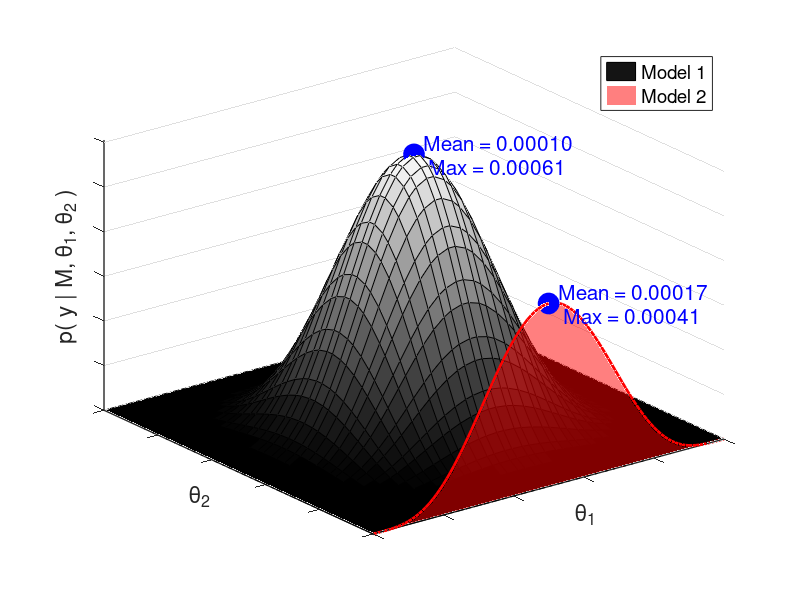

This chart was generated by the following MATLAB code:
% Script illustrating the concept of model evidence used in Bayesian Model
% Selection
% 
% Maxime Maheu, 2016

% Precision of the grid
xgrid = 0:0.01:1;
subgrid = round(linspace(1,numel(xgrid),40));

% Widths
lw1 = 4;
lw2 = 2;

% Sizes
fontsize = 15;
marksize = 8;

% Colors
cols  = lines(2);
lgray = repmat(200 / 255, 1, 3);
dgray = repmat(128 / 255, 1, 3);

% Create distributions that will be used as likelihood proxi
y1 = betapdf(xgrid, 5, 5);
y2 = betapdf(xgrid, 5, 5);
y3 = repmat(y1', 1, numel(y2)) .* repmat(y2, numel(y1), 1);

% Normalize distributions
y3 = y3 ./ sum(y3(:));
y2 = y2 ./ (sum(y2(:)).*60);

figure; lgd = NaN(1,2);

% Plot the likelihood of the complex model
lgd(1) = surf(xgrid(subgrid), xgrid(subgrid), y3(subgrid,subgrid), 'EdgeColor', 'k');
hold('on'); colormap(gray);

% Plot the likelihood of the simple model
plot3(xgrid, zeros(1,numel(y2)), y2, 'r-', 'LineWidth', lw2);
lgd(2) = fill3(xgrid, zeros(1,numel(y2)), y2, 'k', ...
    'EdgeColor', 'None', 'FaceColor', 'r', 'FaceAlpha', 0.5);

% Plot the maxima and their values
plot3(0.5, 0.5, max(y3(:)), 'bo', 'MarkerFaceColor', 'b', 'MarkerSize', 15);
text(0.5, 0.5, max(y3(:)), sprintf('  Mean = %1.5f\n   Max = %1.5f', mean(y3(:)), ...
    max(y3(:))), 'HorizontalAlignment', 'Left', 'FontSize', 15, 'Color', 'b');
text(0.5, 0, max(y2(:)), sprintf('  Mean = %1.5f\n   Max = %1.5f', mean(y2(:)), ...
    max(y2(:))), 'HorizontalAlignment', 'Left', 'FontSize', 15, 'Color', 'b');
plot3(0.5, 0, max(y2(:)), 'bo', 'MarkerFaceColor', 'b', 'MarkerSize', 15);

% Customize the axes
axis([0,1,0,1,0,max(y3(:))]);
set(gca, 'XTickLabel', {}, 'YTickLabel', {}, 'ZTickLabel', {}, ...
    'Xgrid', 'Off', 'Ygrid', 'Off', 'FontSize', 15, 'LineWidth', 1);

% Add labels
legend(lgd, {'Model 1', 'Model 2'}, 'Location', 'NorthEast');
xlabel('\theta_{1}');
ylabel('\theta_{2}');
zlabel('p( y | M, \theta_{1}, \theta_{2} )');